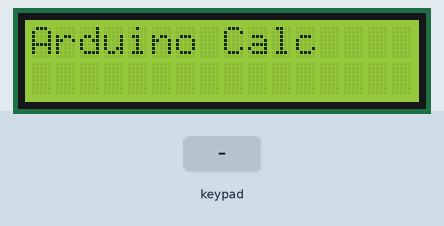
The sketch below on a simulated Arduino Uno, built with avr-gcc and run on an emulated ATmega328P. On the bench: 16×2 character LCD. Inputs (shaded band) come from the test bench.

Above: at 0.1 s.
2.8 s: keypad keys 7 + 5 = pressed 0.4 s apart
At 5.4 s:
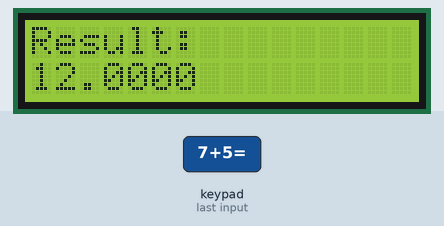
5.9 s: key '*' pressed
At 8.7 s:
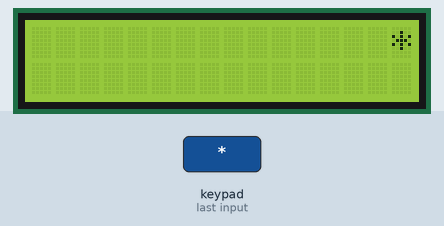
8.9 s: key '/' pressed
At 10.1 s:
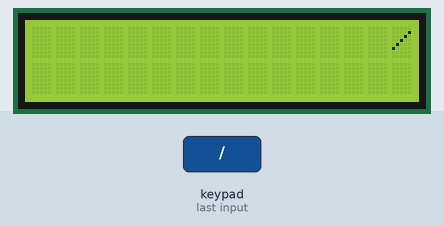
10.4 s: key '=' pressed
At 11.3 s:
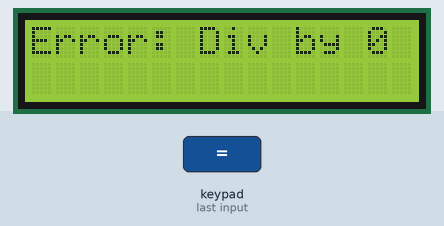
13.4 s: keypad keys 9 8 7 6 pressed 0.4 s apart
At 15.7 s:
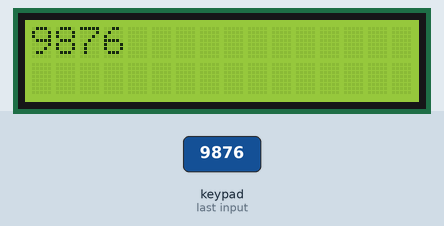
Timing chart, 0 to 17.2 s (numbered marks = the images above; inputs shaded):
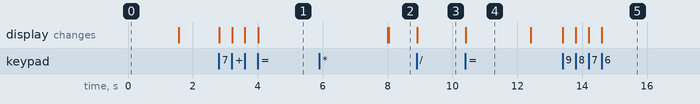

Measured:
- after the input at 2.8 s, the display: first changes at once (image 1 shows a later state)
- after the input at 5.9 s, the display: first differs from a run without the input after 2.1 s (image 2)
- after the input at 8.9 s, the display: changes at once (image 3)
- after the input at 10.4 s, the display: changes at once (image 4)
- after the input at 13.4 s, the display: first changes at once (image 5 shows a later state)
- what the display in image 4 shows lasts 2.0 s, from 10.4 s to 12.4 s

The sketch:

LCD_Calculator.ino
```cpp
#include <Keypad.h>
#include <LiquidCrystal.h>

// LCD pins: (RS, E, D4, D5, D6, D7)
const int RS = 12, E = 11, D4 = 5, D5 = 4, D6 = 3, D7 = 2;
LiquidCrystal lcd(RS, E, D4, D5, D6, D7);

const byte ROWS = 4;
const byte COLS = 4;

// Define keypad layout
char keys[ROWS][COLS] = {
  {'1','2','3','+'},
  {'4','5','6','-'},
  {'7','8','9','*'},
  {'C','0','=','/'}   // You can replace C with '.' if you want decimals
};

byte rowPins[ROWS] = {9, 8, 7, 6};
byte colPins[COLS] = {A3, A2, A1, A0}; // Use analog pins if you need more digital pins

Keypad keypad = Keypad(makeKeymap(keys), rowPins, colPins, ROWS, COLS);

String num1 = "";
String num2 = "";
char operation;
bool secondNumber = false;

void setup() {
  lcd.begin(16, 2);
  lcd.setCursor(0,0);
  lcd.print("Arduino Calc");
  delay(1500);
  lcd.clear();
}

void loop() {
  char key = keypad.getKey();

  if (key) {
    if ((key >= '0' && key <= '9') || key == '.') { // allow decimals
      if (!secondNumber) {
        num1 += key;
        lcd.setCursor(0,0);
        lcd.print(num1);
      } else {
        num2 += key;
        lcd.setCursor(0,1);
        lcd.print(num2);
      }
    }
    else if (key == '+' || key == '-' || key == '*' || key == '/') {
      operation = key;
      secondNumber = true;
      lcd.setCursor(15,0);
      lcd.print(operation);
    }
    else if (key == '=') {
      float n1 = num1.toFloat();
      float n2 = num2.toFloat();
      float result = 0;

      if (operation == '+') result = n1 + n2;
      else if (operation == '-') result = n1 - n2;
      else if (operation == '*') result = n1 * n2;
      else if (operation == '/') {
        if (n2 != 0) result = n1 / n2;
        else {
          lcd.clear();
          lcd.print("Error: Div by 0");
          delay(2000);
          resetCalc();
          return;
        }
      }

      lcd.clear();
      lcd.setCursor(0,0);
      lcd.print("Result:");
      lcd.setCursor(0,1);
      lcd.print(result, 4); // show up to 4 decimals
      delay(4000);
      resetCalc();
    }
    else if (key == 'C') { // clear
      resetCalc();
    }
  }
}

void resetCalc() {
  num1 = "";
  num2 = "";
  operation = '\0';
  secondNumber = false;
  lcd.clear();
}
```
